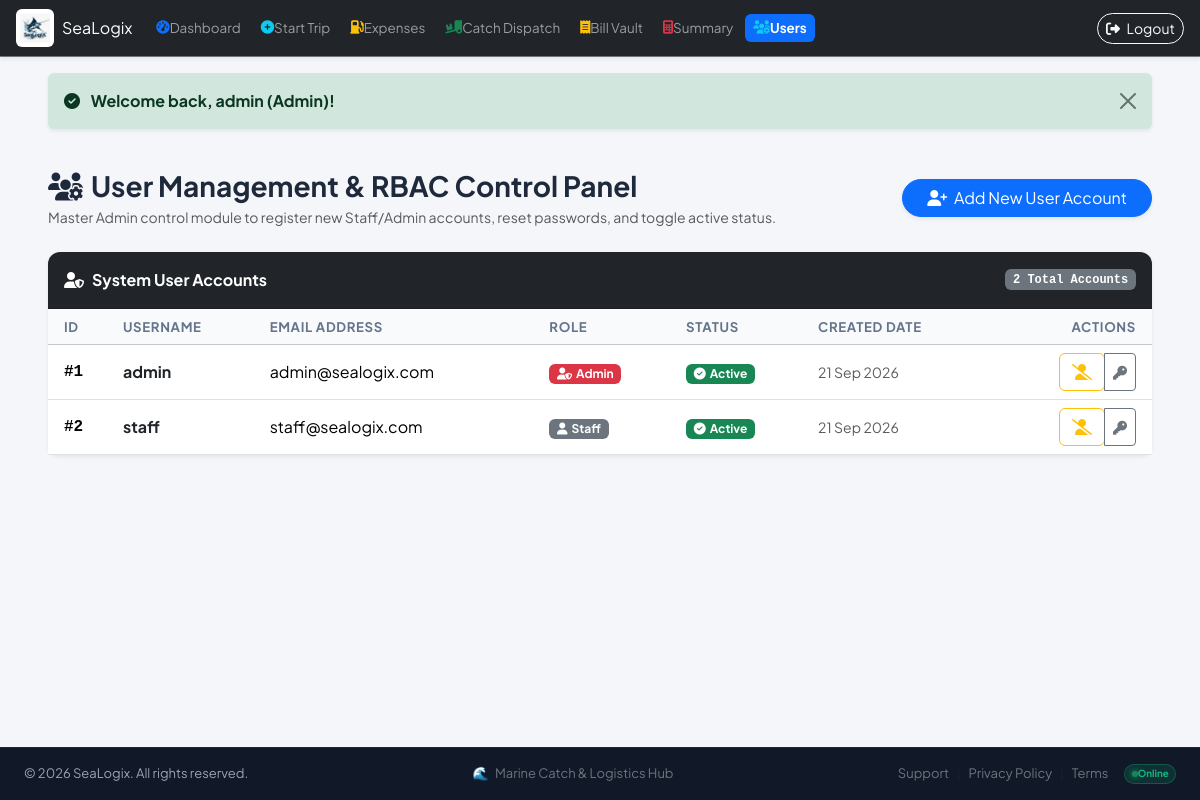
/views/admin_users.php (signed in), run on the app's committed database.
### tables this page shows
CREATE TABLE IF NOT EXISTS `users` (
    `id` INT AUTO_INCREMENT PRIMARY KEY,
    `username` VARCHAR(50) NOT NULL UNIQUE,
    `email` VARCHAR(100) NOT NULL UNIQUE,
    `password_hash` VARCHAR(255) NOT NULL,
    `role` ENUM('Admin', 'Staff') NOT NULL DEFAULT 'Staff',
    `is_active` TINYINT(1) NOT NULL DEFAULT 1,
    `created_at` TIMESTAMP DEFAULT CURRENT_TIMESTAMP,
    `updated_at` TIMESTAMP DEFAULT CURRENT_TIMESTAMP ON UPDATE CURRENT_TIMESTAMP
);

### views/admin_users.php (the view, shortened to what this page needs)
<?php
require_once __DIR__ . '/../config/constants.php';
$pdo = getDbConnection();
$stmt = $pdo->query("SELECT * FROM users ORDER BY id ASC");
$users = $stmt->fetchAll();
require_once __DIR__ . '/../includes/header.php';
?>
<div class="d-flex align-items-center justify-content-between mb-4">
    <div>
        <h2 class="h3 fw-bold mb-1">
            <i class="fa-solid fa-users-gear text-purple me-2"></i>User Management & RBAC Control Panel
        </h2>
        <p class="text-muted small mb-0">Master Admin control module to register new Staff/Admin accounts, reset passwords, and toggle active status.</p>
    </div>
    <button type="button" class="btn btn-primary rounded-pill px-4 shadow-sm" data-bs-toggle="modal" data-bs-target="#addUserModal">
        <i class="fa-solid fa-user-plus me-1"></i> Add New User Account
    </button>
</div>
<div class="card border-0 shadow-sm">
    <div class="card-header bg-dark text-white py-3 d-flex align-items-center justify-content-between">
        <div class="fw-bold"><i class="fa-solid fa-user-shield me-2"></i>System User Accounts</div>
        <span class="badge bg-secondary font-monospace"><?= count($users) ?> Total Accounts</span>
    </div>
    <div class="card-body p-0">
        <div class="table-responsive">
            <table class="table table-hover align-middle mb-0">
                <thead class="table-light">
                    <tr>
                        <th class="ps-3">ID</th>
                        <th>Username</th>
                        <th>Email Address</th>
                        <th>Role</th>
                        <th>Status</th>
                        <th>Created Date</th>
                        <th class="text-end pe-3">Actions</th>
                    </tr>
                </thead>
                <tbody>
                    <?php foreach ($users as $u): ?>
                        <tr>
                            <td class="ps-3 font-monospace fw-bold">#<?= $u['id'] ?></td>
                            <td class="fw-bold text-dark"><?= htmlspecialchars($u['username']) ?></td>
                            <td><?= htmlspecialchars($u['email']) ?></td>
                            <td><?= getRoleBadge($u['role']) ?></td>
                            <td>
                                <?php if ($u['is_active'] == 1): ?>
                                    <span class="badge bg-success"><i class="fa-solid fa-circle-check me-1"></i>Active</span>
                                <?php else: ?>
                                    <span class="badge bg-danger"><i class="fa-solid fa-ban me-1"></i>Disabled</span>
                                <?php endif; ?>
                            </td>
                            <td class="small text-muted"><?= formatDate($u['created_at']) ?></td>
                            <td class="text-end pe-3">
                                <div class="btn-group btn-group-sm" role="group">
                                    <form method="POST" action="../actions/admin_user_action.php" class="d-inline">
                                        <button type="submit" class="btn btn-outline-<?= $u['is_active'] == 1 ? 'warning' : 'success' ?>" title="<?= $u['is_active'] == 1 ? 'Disable Account' : 'Activate Account' ?>">
                                            <i class="fa-solid <?= $u['is_active'] == 1 ? 'fa-user-slash' : 'fa-user-check' ?>"></i>
                                        </button>
                                    </form>
                                    <button type="button" class="btn btn-outline-secondary" data-bs-toggle="modal" data-bs-target="#resetPassModal<?= $u['id'] ?>" title="Reset Password">
                                        <i class="fa-solid fa-key"></i>
                                    </button>
                                </div>
                            </td>
                        </tr>
                    <?php endforeach; ?>
                </tbody>
            </table>
        </div>
    </div>
</div>
<?php require_once __DIR__ . '/../includes/footer.php'; ?>

### config/constants.php (shortened to what this page needs)
<?php
function formatDate($dateStr, $format = 'd M Y') {
    return date($format, strtotime($dateStr));
}
function getRoleBadge($role) {
    if (strtoupper($role) === 'ADMIN') {
        return '<span class="badge bg-danger"><i class="fa-solid fa-user-shield me-1"></i>Admin</span>';
    } else {
        return '<span class="badge bg-secondary"><i class="fa-solid fa-user me-1"></i>Staff</span>';
    }
}

### assets/css/style.css (style rules this page uses)
body { font-family: 'Plus Jakarta Sans', system-ui, -apple-system, sans-serif; background-color: #f4f6f9; color: #1e293b; min-height: 100vh; display: flex; flex-direction: column; }
.card { border-radius: 12px; border: 1px solid rgba(226, 232, 240, 0.9); box-shadow: 0 4px 6px -1px rgba(0, 0, 0, 0.05), 0 2px 4px -1px rgba(0, 0, 0, 0.03); transition: transform 0.2s ease, box-shadow 0.2s ease; }
.card-header { border-top-left-radius: 12px !important; border-top-right-radius: 12px !important; font-weight: 700; }
.table th { font-size: 0.825rem; text-transform: uppercase; letter-spacing: 0.05em; color: #64748b; font-weight: 700; background-color: #f8fafc; }

### data on the page
users: id "1", username "admin", email "admin@sealogix.com", role "Admin" (drawn), is_active 1 (drawn), created_at "21 Sep 2026"
users: id "2", username "staff", email "staff@sealogix.com", role "Staff" (drawn), is_active 1 (drawn), created_at "21 Sep 2026"

### other printed values
$_SESSION['flash_message'] "Welcome back, admin (Admin)!"
count($users) "2"
